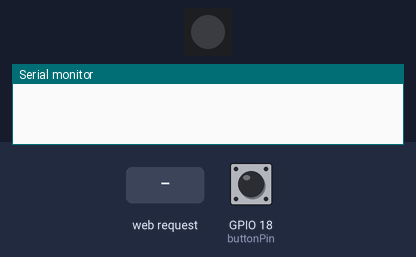
This sketch was run on a simulated ESP32. On the bench: 1 RGB LEDs in strip order, left to right, the last lines printed to the serial monitor. Inputs (shaded band) come from the test bench; at power-on: GPIO 18 (buttonPin) HIGH. WiFi joins after 1.5 s; servers stay silent unless stated; storage starts empty.

Above: at 0.1 s.
At 3.2 s:
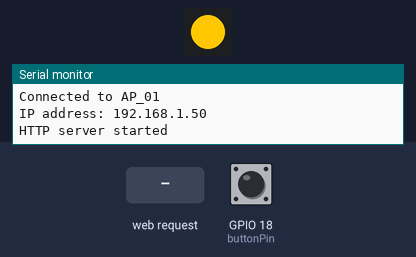
3.3 s: HTTP request GET /get received
At 3.9 s:
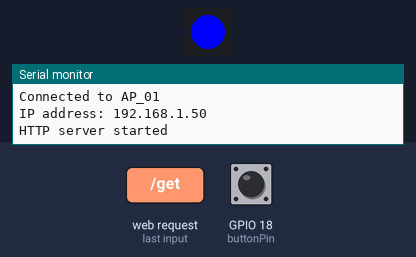
6.0 s: HTTP request GET / received
7.5 s: HTTP request GET /control received
Timing chart, 0 to 10.5 s (numbered marks = the images above; inputs shaded):
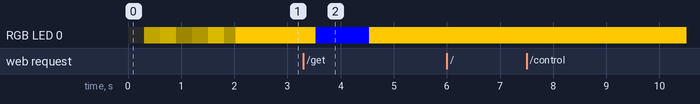

Measured:
- after the input at 3.3 s, RGB LED 0: RGB(255, 200, 0) → RGB(0, 0, 255) after 0.23 s, → RGB(255, 200, 0) 1.0 s later

The sketch:

PhyESPx.ino
```cpp
#include <WiFi.h>
#include <WiFiClient.h>
#include <WebServer.h>
#include <Adafruit_NeoPixel.h>
#include "SPIFFS.h"

const char *ssid = "AP_01";

const int buttonPin = 18;

const int trigPin = 22;
const int echoPin = 21;

WebServer server(80);
Adafruit_NeoPixel pixel(1, 19, NEO_GRB + NEO_KHZ800);

String serverArg = "clear";
double startTime, lastSessionDuration;
double lastPing;


void handleRoot() {
  handleFileRequest("/index.html");
  serverArg = "clear";
}

bool handleFileRequest(String path) {
  Serial.print("Reading file: " + path + " from internal memory");
  String contentType = getContentType(path);
  if (SPIFFS.exists(path)) {
    File file = SPIFFS.open(path, "r");
    if(!path.equals("/index.html")){
      server.sendHeader("Cache-Control"," max-age=3600");
      Serial.print(" (cache) ");
    }
    size_t sent = server.streamFile(file, contentType);
    file.close();
    Serial.println(String ("  --  \"") + path + ("\" sent succesfully") );
    return true;
  }
  Serial.println(String(" --  Error during reading \"") + path + ("\" from internal memory"));   // If the file doesn't exist, return false
  return false;
}

void handleControl() {
  if (server.argName(0).equals("cmd")) {
    serverArg = server.arg(0);
    serverArg.trim();
  }
  server.send(200, "application/json", "{\"result\": true}");
  Serial.print("Client request: /control  Command: ");
  Serial.println(serverArg);
}

void handleGet() {
  lastPing = millis();

  if (serverArg == "start") {

    if(startTime == 0){
      startTime = millis(); //set the start timestamp to the current time
    }

    String dataJson = "{\"data\":{\"illum\":";
    dataJson  += measureDistance();
    dataJson  += ",\"illum_time\":";
    dataJson  += (millis() - startTime + lastSessionDuration) / 1000;
    dataJson  += "},\"measuring\":\"true\"}";
    server.send(200, "application/json", dataJson );

  } else if (serverArg == "stop") {

    if(startTime != 0){
    lastSessionDuration = millis() - startTime + lastSessionDuration;
    startTime = 0;
    }
    server.send(200, "application/json", "{\"data\":{},\"measuring\":false}");

  } else if (serverArg == "clear") {

    startTime = 0;
    lastSessionDuration = 0;
    server.send(200, "application/json", "{\"data\":{},\"measuring\":false}");

  }
}

long lastInterrupt;
void IRAM_ATTR toggleMeasuring() {
if(millis()-lastInterrupt > 1000){
  if(serverArg == "start"){
    serverArg = "stop";
  }else{
    serverArg = "start";
  }
  lastInterrupt = millis();
}
}

String getContentType(String filename) {
  if (filename.endsWith(".htm")) return "text/html";
  else if (filename.endsWith(".html")) return "text/html";
  else if (filename.endsWith(".css")) return "text/css";
  else if (filename.endsWith(".js")) return "application/javascript";
  else if (filename.endsWith(".png")) return "image/png";
  else if (filename.endsWith(".ico")) return "image/x-icon";
  return "text/plain";
}


int oldMeasurementVal;
int measureDistance(){
  digitalWrite(trigPin, LOW);
  delayMicroseconds(2);
  digitalWrite(trigPin, HIGH);
  delayMicroseconds(10);
  digitalWrite(trigPin, LOW);
  int result = pulseIn(echoPin, HIGH) * 0.034 / 2;
  if(result < 120){
    return result;
    oldMeasurementVal = result;
  }else{
    return oldMeasurementVal;
  }
}

void setStatusLedColor(int r, int g, int b){
pixel.setPixelColor(0, pixel.Color(r, g, b));
pixel.show();
}

void updateStatusLed(){
  if(millis() - lastPing > 1000){ //if there is no client available
    setStatusLedColor(255,200,0);  //make the led go yellow
    serverArg = "stop"; //stop the experiment
  }else if(serverArg == "start"){
    setStatusLedColor(0,255,0);
  }else{
    setStatusLedColor(0,0,255);
  }
}


IPAddress local_IP(192, 168, 178, 24);

IPAddress gateway(192, 168, 178, 1);

IPAddress subnet(255, 255, 255, 0);

void setup() {
  Serial.begin(115200);

  if (!WiFi.config(local_IP, gateway, subnet)) {
    Serial.println("STA Failed to configure");
  }

  WiFi.mode(WIFI_STA);

  WiFi.begin(ssid);

  pixel.begin();

  Serial.println("");

  while (WiFi.status() != WL_CONNECTED) {
    for(int i = 0; i < 20; i++){
    setStatusLedColor(i*7,i*6,0);
    delay(25);
    }
    for(int i = 20; i > 0; i--){
    setStatusLedColor(i*7,i*6,0);
    delay(25);
    }
    Serial.print(".");
  }
  setStatusLedColor(5,3,0);
  Serial.println("");
  Serial.print("Connected to ");
  Serial.println(ssid);
  Serial.print("IP address: ");
  Serial.println(WiFi.localIP());

  SPIFFS.begin();

  server.on("/", handleRoot);

  server.on("/get", handleGet);

  server.on("/control", handleControl);

  server.onNotFound([]() {
    Serial.print("Client request: "); Serial.println(server.uri());
    if (!handleFileRequest(server.uri())) {
      server.send(404, "text/plain", "Error (404)");
    }
  });

  server.begin();

  Serial.println("HTTP server started");

  pinMode(buttonPin, INPUT_PULLUP);
  attachInterrupt(buttonPin, toggleMeasuring, FALLING);

  pinMode(trigPin, OUTPUT); // Sets the trigPin as an Output
  pinMode(echoPin, INPUT); // Sets the echoPin as an Input

  setStatusLedColor(255,200,0);
}

double lastStatusLedUpdate;

void loop() {
  server.handleClient();

  if(millis()-lastStatusLedUpdate > 500){
  updateStatusLed();
  lastStatusLedUpdate = millis();
  }

}
```
